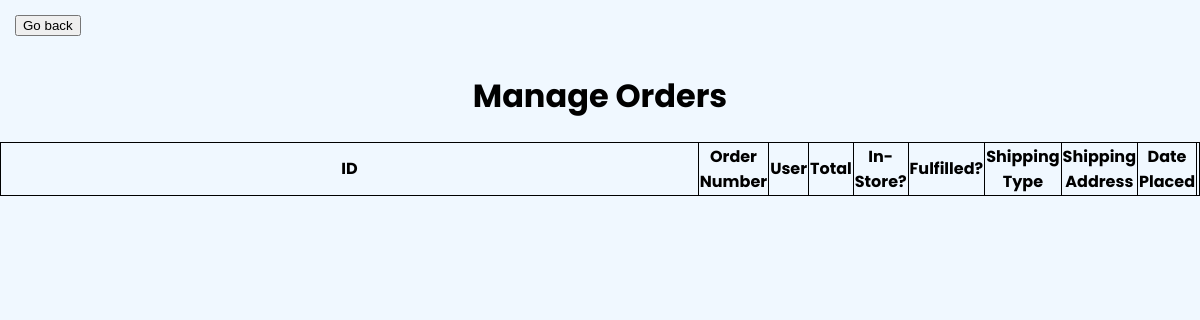
Before: /manageOrders.php (signed in) with the older database file.
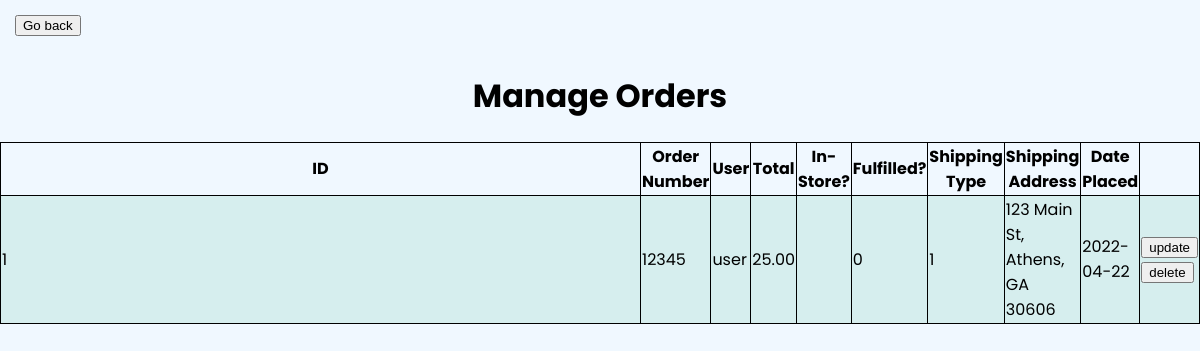
After: the same page with the newer database file.
### tables this page shows
CREATE TABLE `orders` (
  `id` int(11) NOT NULL,
  `orderNumber` mediumint(11) NOT NULL,
  `user_name` varchar(100) NOT NULL,
  `total` decimal(10,2) NOT NULL,
  `in_store` int(11) NOT NULL,
  `fulfilled` int(11) NOT NULL DEFAULT 0,
  `shipping` int(11) DEFAULT NULL,
  `address` varchar(255) DEFAULT NULL,
  `datePlaced` date NOT NULL
);

### manageOrders.php (the view, shortened to what this page needs)
<?php
	include("connection.php");
    $queryOrders = 'SELECT * FROM orders';
    $orders = mysqli_query($con, $queryOrders);
?>
<!doctype HTML>
<html lang="english">
<head>
	<link rel="stylesheet" href="css/account.css">
	<link rel="stylesheet" href="css/manageInventory.css">
	<button onclick="location.href='vendor.php'" style="margin: 15px;">Go back</button>
	<center>
		<h1>Manage Orders</h1>
	</center>
</head>
<body>
	<div style="display:inline-block">
		<center>
			<table>
				<tr>
					<th>ID</th>
					<th>Order Number</th>
					<th>User</th>
					<th>Total</th>
					<th>In-Store?</th>
					<th>Fulfilled?</th>
					<th>Shipping Type</th>
					<th>Shipping Address</th>
					<th>Date Placed</th>
					<th></th>
				</tr>
				<?php foreach ($orders as $order) : ?>
				<tr>
					<td id="id<?php echo $order['id']?>">
						<?php echo $order['id']?>
					</td>
					<td id="oNum<?php echo $order['id']?>">
						<?php echo $order['orderNumber'] ?>
					</td>
					<td id="user<?php echo $order['id']?>"><?php echo $order['user_name'] ?>
					</td>
					<td id="total<?php echo $order['id']?>"><?php echo $order['total'] ?>
					</td>
					<td id="in-store<?php echo $order['id']?>"><?php echo $order['in-store'] ?>
					</td>
					<td id="fulfilled<?php echo $order['id']?>"><?php echo $order['fulfilled'] ?>
					</td>
					<td id="shipping<?php echo $order['id']?>">
						<?php echo $order['shipping'] ?>
					</td>
					<td id="address<?php echo $order['id']?>">
						<?php echo $order['address'] ?>
					</td>
					<td id="date<?php echo $order['id']?>">
						<?php echo $order['datePlaced'] ?>
					</td>
					<td id="buttons<?php echo $order['id']?>">
						<button id="update<?php echo $order['id']?>"
							onclick="location.href='updateOrder.php?id=<?php echo $order['id'] ?>'">update
						</button> <button id="delete<?php echo $order['id']?>"
							onclick="location.href='deleteOrder.php?id=<?php echo $order['id'] ?>'">delete</button>
					</td>
				</tr>
				<?php endforeach?>
			</table>
		</center>
	</div>
</body>
</html>

### css/account.css (style rules this page uses)
body { margin: 0px; padding: 0px; font-family: poppins; background-color: aliceblue; }
* { box-sizing: border-box; }
table, th, td { border: 1px solid black; border-collapse: collapse; width: 100%; }
tr:nth-child(even) { background-color: #d6eeee; }
tr { border-bottom: 1px solid #ddd; }

### css/manageInventory.css (style rules this page uses)
table, th, td { border: 1px solid black; border-collapse: collapse; width: 100%; }
tr:nth-child(even) { background-color: #D6EEEE; }
tr { border-bottom: 1px solid #ddd; }

Changed rows visible on the page:
added orders: id "1", orderNumber "12345", user_name "user", total "25.00", fulfilled "0", shipping "1", address "123 Main St, Athens, GA 30606", datePlaced "2022-04-22"
